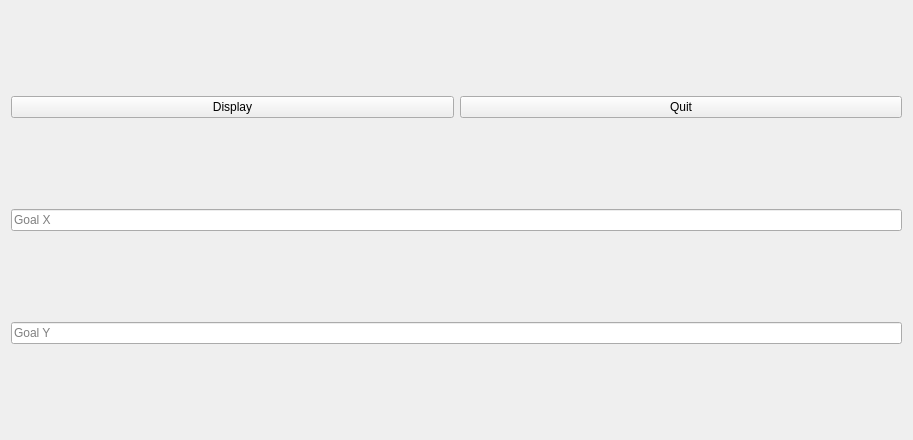
<?xml version="1.0"?>
<ui version="4.0">
 <class>VizlibTest</class>
 <widget class="QWidget" name="VizlibTest">
  <property name="geometry">
   <rect>
    <x>0</x>
    <y>0</y>
    <width>913</width>
    <height>440</height>
   </rect>
  </property>
  <property name="windowTitle">
   <string>VizlibTest</string>
  </property>
  <layout class="QVBoxLayout" name="verticalLayout_4">
   <item>
    <layout class="QHBoxLayout" name="horizontalLayout_4">
     <item>
      <layout class="QVBoxLayout" name="verticalLayout_2">
       <item>
        <layout class="QHBoxLayout" name="horizontalLayout">
         <item>
          <widget class="QPushButton" name="pushButton_start">
           <property name="text">
            <string>Display</string>
           </property>
          </widget>
         </item>
         <item>
          <widget class="QPushButton" name="pushButton_quit">
           <property name="text">
            <string>Quit</string>
           </property>
          </widget>
         </item>
        </layout>
       </item>
       <item>
        <layout class="QVBoxLayout" name="verticalLayout"/>
       </item>
      </layout>
     </item>
    </layout>
   </item>
   <item>
    <widget class="QLineEdit" name="lineEdit_goal_x">
     <property name="placeholderText">
      <string>Goal X</string>
     </property>
    </widget>
   </item>
   <item>
    <widget class="QLineEdit" name="lineEdit_goal_y">
     <property name="placeholderText">
      <string>Goal Y</string>
     </property>
    </widget>
   </item>
  </layout>
 </widget>
 <resources/>
 <connections/>
</ui>
